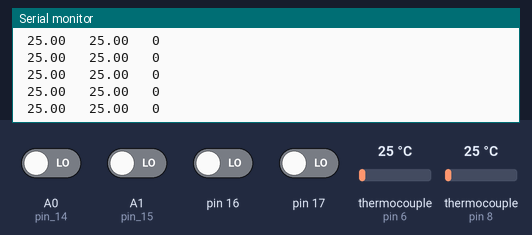
Bench run of a sketch on a simulated Arduino Uno, built with avr-gcc and run on an emulated ATmega328P. On the bench: the last lines printed to the serial monitor. The test bench sets the inputs (shaded band); at power-on: A0 (pin_14), A1 (pin_15), pin 16, pin 17 LOW, thermocouple (sensors on pin 6, pin 8) 25 °C.

Above: at 1.2 s.
1.3 s: thermocouple (sensor on pin 6) set to 6 °C
At 1.44 s:
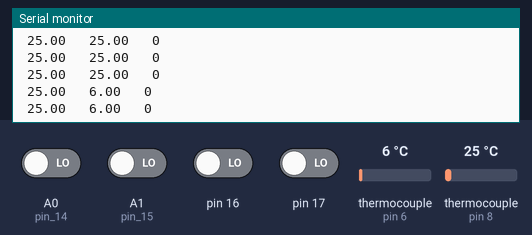
2.8 s: thermocouple (sensor on pin 8) set to 6 °C
At 2.87 s:
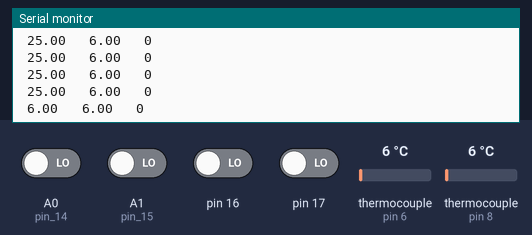
4.3 s: A0 (pin_14) driven HIGH
At 4.4 s:
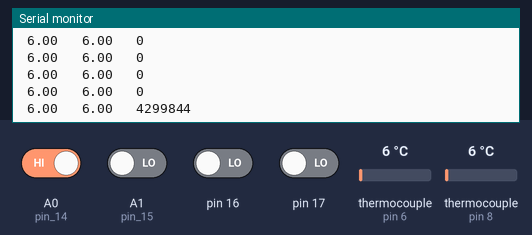
5.8 s: thermocouple (sensor on pin 6) set to 75 °C
At 5.83 s:
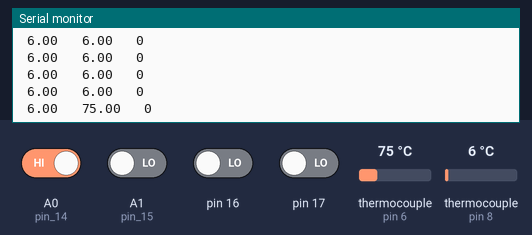
7.3 s: thermocouple (sensor on pin 8) set to 75 °C
At 7.36 s:
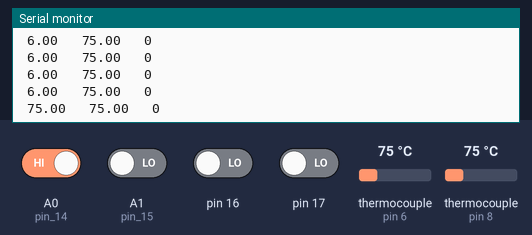
8.8 s: A0 (pin_14) driven LOW
At 8.9 s:
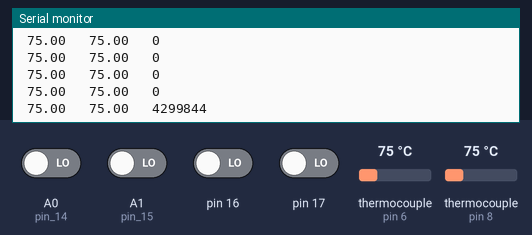
Timing chart, 0 to 11.3 s (numbered marks = the images above; inputs shaded):
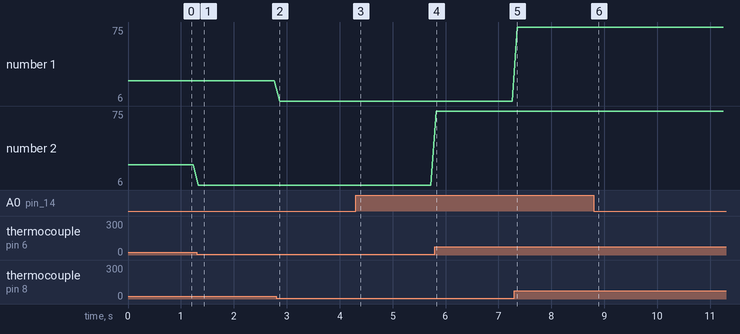

Measured:
- after the input at 1.3 s, the serial monitor: prints a new line at once (image 1)
- after the input at 2.8 s, the serial monitor: prints a new line after 0.06 s (image 2)
- after the input at 4.3 s, the serial monitor: prints a new line after 0.10 s (image 3)
- after the input at 5.8 s, the serial monitor: prints a new line at once (image 4)
- after the input at 7.3 s, the serial monitor: prints a new line after 0.06 s (image 5)
- after the input at 8.8 s, the serial monitor: prints a new line after 0.09 s (image 6)
- plotted number 2: 25 → 6 after the input at 1.3 s, 6 → 75 after the input at 5.8 s

The sketch:

DutyCycleCode.ino
```cpp
/*  rcTiming.ino -- JW, 30 November 2015 --
 * Uses pin-change interrupts on A0-A4 to time RC pulses
 *
 * Ref: http://arduino.stackexchange.com/questions/18183/read-rc-receiver-channels-using-interrupt-instead-of-pulsein
 *
 */
#include <Streaming.h>
#include "Adafruit_MAX31855.h"
#include <SPI.h>

// digital IO pins.
#define MAXDO   3
#define MAXCStIN   8
#define MAXCStOUT   6
#define MAXCLK  5

// initialize the Thermocouple
Adafruit_MAX31855 tempIn(MAXCLK,  MAXCStIN, MAXDO);
Adafruit_MAX31855 tempOut(MAXCLK, MAXCStOUT, MAXDO);

// define variables for thermocouple
double Tin, Tout;

//define variables for pulse counter for massflow meter
static   byte rcOld;        // Prev. states of inputs
volatile unsigned long rcRises[4]; // times of prev. rising edges
volatile unsigned long rcTimes[4]; // recent pulse lengths
volatile unsigned long rcPulse[4]; // recent pulse lengths
volatile unsigned int  rcChange=0; // Change-counter
bool SCLl = false;


// Be sure to call setup_rcTiming() from setup()
void setup_rcTiming() {
  rcOld = 0;
  pinMode(A0, INPUT);  // pin 14, A0, PC0, for pin-change interrupt
  pinMode(A1, INPUT);  // pin 15, A1, PC1, for pin-change interrupt
  PCMSK1 |= 0x01;       // One-bit mask for one channels
  PCIFR  |= 0x02;       // clear pin-change interrupts if any
  PCICR  |= 0x02;       // enable pin-change interrupts
}

// Define the service routine for PCI vector 1
// Uses Pin A0 (and A1 but who cares about A1) to detect pulses on a
// square wave signal

ISR(PCINT1_vect) {
  byte rcNew = PINC & 15;   // Get low 1 bits, A0
  byte changes = rcNew^rcOld;   // Notice changed bits
  byte channel = 0;
  unsigned long now = micros(); // micros() is ok in int routine
  while (changes) {
    if ((changes & 1)) {  // Did current channel change?
      if ((rcNew & (1<<channel))) { // Check rising edge
        rcTimes[channel] = now-rcRises[channel];
      } else {              // Is falling edge
        rcPulse[channel] = now - rcRises[channel];
        rcRises[channel] = now; // Is Falling edge
      }
    }
    changes >>= 1;      // shift out the done bit
    ++channel;
    ++rcChange;
  }
  rcOld = rcNew;        // Save new state
}

void setup() {
  // Set load pin to output

  Serial.begin(115200);
  Serial.println("Starting RC Timing Test");
  setup_rcTiming();

}


void loop() {

  unsigned long rcT; // copy of recent pulse lengths
  unsigned long rcR; // copy of recent pulse lengths
  unsigned long rcP; // copy of recent pulse lengths
  unsigned int rcN;

  if (rcChange) {

    // Data is subject to races if interrupted, so off interrupts
    cli();          // Disable interrupts
    rcN = rcChange;
    rcChange = 0;       // Zero the change counter
    rcT = rcTimes[0];
    rcR = rcRises[0];
    rcP = rcPulse[0];
    }
   Tin = tempIn.readCelsius();
   Tout = tempOut.readCelsius();
   Serial << " " << Tin <<" \t"<< Tout  <<" \t"<< rcT << endl;
   sei();          // reenable interrupts

   delay(100);
    }
```
